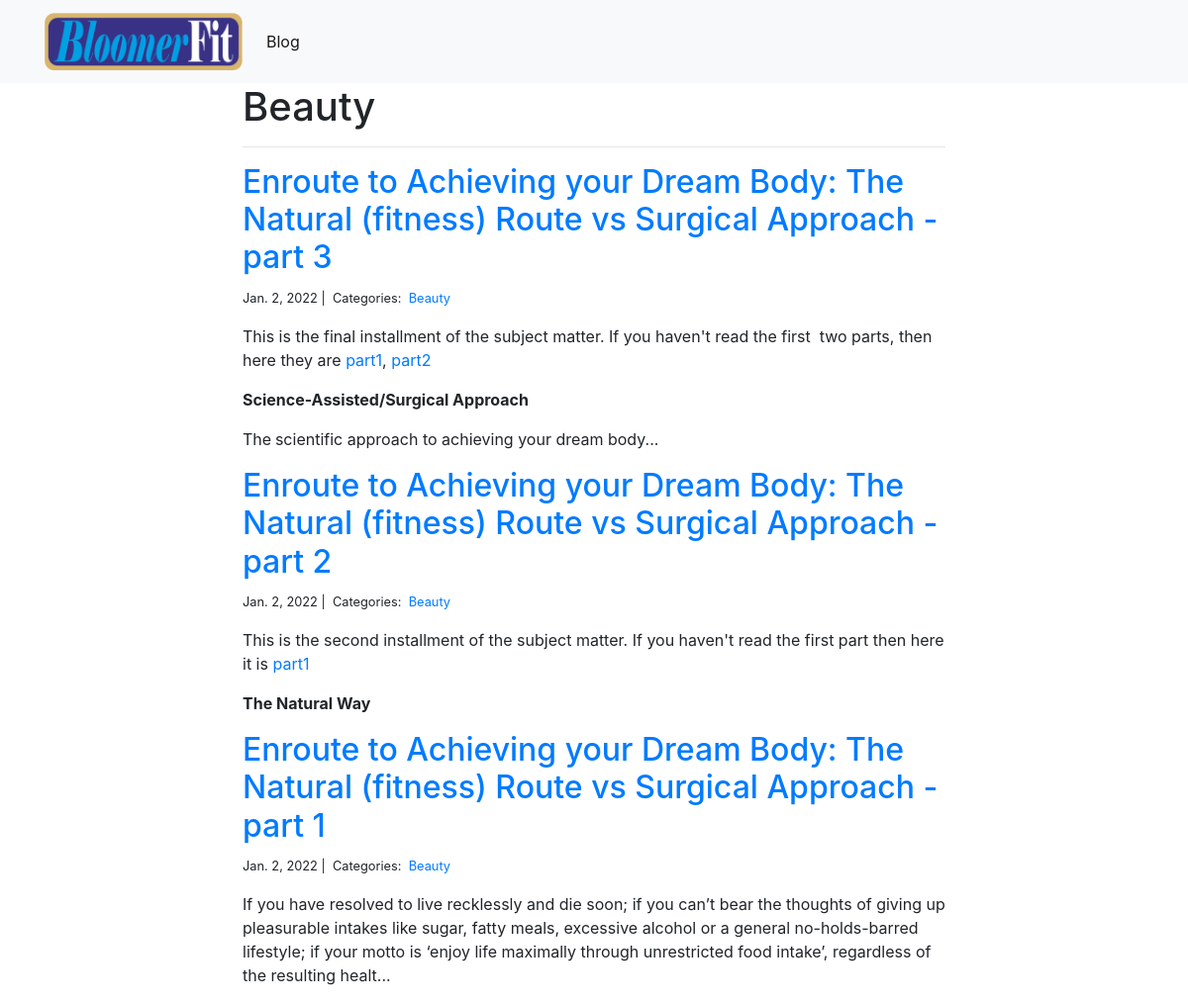
Screenshot of /blog/Beauty/ with the database file from the repository.
### blog/models.py (models this page shows, shortened)
class Category(models.Model):
    name = models.CharField(max_length=20)

class Post(models.Model):
    title = models.CharField(max_length=255)
    body = HTMLField()
    created_on = models.DateTimeField(auto_now_add=True)
    last_modified = models.DateTimeField(auto_now=True)
    categories = models.ManyToManyField('Category', related_name='posts')
    image = models.FilePathField(path="C:/Users/USER/Desktop/fitnfine/fitness/blog/static/img")

### blog/views.py (the view)
# urls.py: path("<category>/", views.blog_category, name="blog_category")
def blog_category(request, category):
    posts = Post.objects.filter(
        categories__name__contains=category
    ).order_by(
        '-created_on'
    )
    context = {
        "category": category,
        "posts": posts
    }
    return render(request, "blog/blog_category.html", context)

### blog/templates/blog/blog_category.html
{% extends "blog/base.html" %}
{% block body %}
<div class="col-md-8 offset-md-2">
    <h1>{{ category | title }}</h1>
    <hr>
    {% for post in posts %}
        <h2><a href="{% url 'blog:blog_detail' post.pk %}">{{ post.title }}</a></h2>
        <small>
            {{ post.created_on.date }} |&nbsp;
            Categories:&nbsp;
            {% for category in post.categories.all %}
            <a href="{% url 'blog:blog_category' category.name %}">
                {{ category.name }}
            </a>&nbsp;
            {% endfor %}
        </small>
        <p>{{ post.body| safe | slice:":400" }}...</p>
    {% endfor %}
</div>
{% endblock %}

### rows the page displays
Category: name "Beauty"
Post: title "Enroute to Achieving your Dream Body: The Natural (fitness) Route vs Surgical Approach - part 3", created_on "Jan. 2, 2022", body "This is the final installment of the subject matter. If you haven't read the first two parts, then here they are part1 , part2 Science-Assisted/Surgical Approach The scientific approach to achieving your dream body"
Post: title "Enroute to Achieving your Dream Body: The Natural (fitness) Route vs Surgical Approach - part 2", created_on "Jan. 2, 2022", body "This is the second installment of the subject matter. If you haven't read the first part then here it is part1 The Natural Way"
Post: title "Enroute to Achieving your Dream Body: The Natural (fitness) Route vs Surgical Approach - part 1", created_on "Jan. 2, 2022", body "If you have resolved to live recklessly and die soon; if you can’t bear the thoughts of giving up pleasurable intakes like sugar, fatty meals, excessive alcohol or a general no-holds-barred lifestyle; if your motto is ‘enjoy life maximally through unrestricted food intake’, regardless of the resulting healt"
